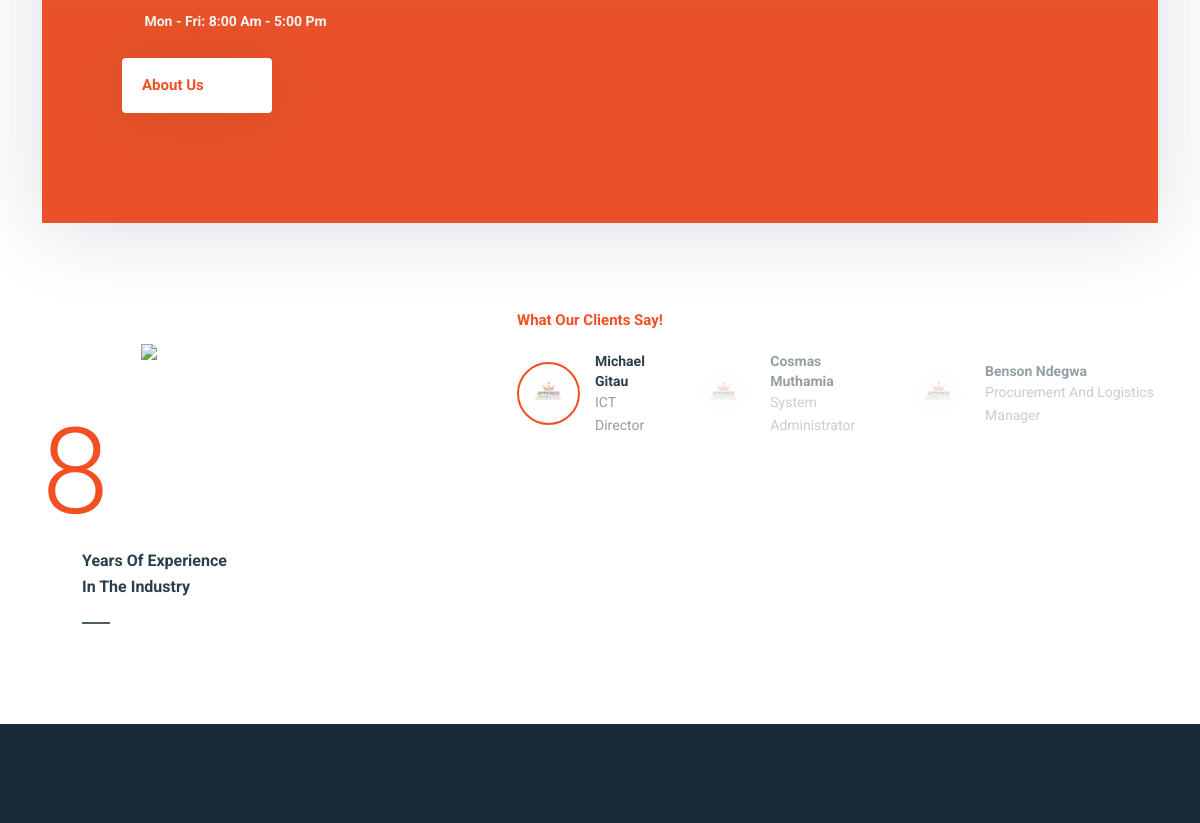
Page /contact/ (middle part) on the earlier database version.
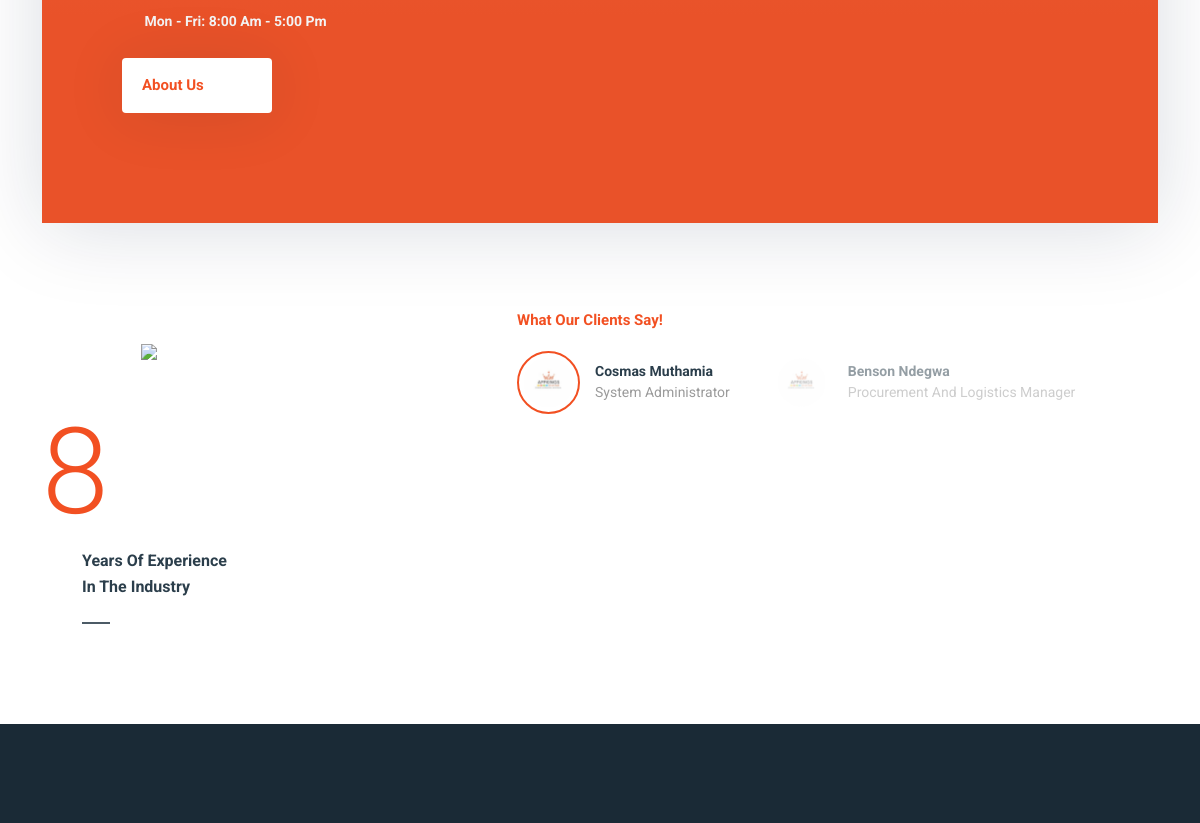
Same page on the later database version.
### core/models.py (models this page shows, shortened)
class Review(models.Model):
    name = models.CharField(max_length=120)
    ratings = models.PositiveSmallIntegerField(choices=((1,1),(2,2),(3,3),(4,4),(5,5)), default=5)
    position = models.CharField(max_length=120)
    image = models.ImageField(upload_to='reviews/', null=True, blank=True)
    message = models.TextField(max_length=300)
    is_active = models.BooleanField(default=True)
    created_at = models.DateTimeField(auto_now_add=True)
    class Meta:
        ordering = ('-created_at',)
        unique_together = ('name', 'position')

### core/views/base.py (the view)
# urls.py: path('contact/', base.contact, name='contact'),
def contact(request):
    if request.method == 'POST':
        try:
            form = ContactForm(request.POST)
            if form.is_valid():
                form.save()
                messages.success(request, 'Form submitted successfully.')
                return redirect('core:index')
        except Exception as e:
            messages.success(request, f'Error:{e}.')
            return redirect('core:contact')
    else:
        form = ContactForm()
    context = {
        'title': 'Contact Us',
        'reviews': Review.objects.filter(is_active=True),
        'form': form
    }
    return render(request, 'contact.html', context)

### core/context_processor.py (called while the page is built)
def services_products_context(request):
    return {
        'services': Service.objects.filter(is_active=True)[:6],
        'products': Product.objects.filter(is_active=True)[:6],
        'blogs': Blog.objects.filter(is_published=True)[:6],
        'gallery': Gallery.objects.filter(is_active=True).first(),
        'team_s': Team.objects.filter(is_active=True).first()
    }

### core/models.py (called while the page is built)
    def get_absolute_url(self):
        return reverse('core:service_detail', kwargs={'slug':self.slug})

    def get_absolute_url(self):
        return reverse('core:product_detail', kwargs={'slug':self.slug})

### templates/contact.html (shortened to what this page needs)
{% extends 'base.html' %}
{% block content %}
      <section class="testimonial testimonial-5 bg-overlay bg-overlay-white2">
        <div class="container">
          <div class="contact-panel contact-panel-2">
            <div class="row">
              <div class="col-12 col-lg-5 img-card-holder">
                <div class="img-card img-card-2 bg-overlay bg-overlay-theme">
                  <div class="card-content">
                    <div class="content-bottom">
                      <ul class="list-unstyled contact-infos">
                        <li class="contact-info"><i class="energia-clock-Icon"></i>
                          <p>Mon - Fri: 8:00 am - 5:00 pm	</p>
                        </li>
                      </ul><a class="btn btn--white" href="{% url 'core:about' %}">About us <i class="energia-arrow-right"></i></a>
                    </div>
                  </div>
                </div>
              </div>
              <div class="col-12 col-lg-7">
              </div>
            </div>
          </div>
          {% if reviews %}
          <div class="row">
            <div class="col-12 col-lg-4">
              <div class="counters-holder">
                <div class="counter counter-3">
                  <div class="counter-holder">
                    <div class="counter-num"> <span class="counting" data-counterup-nums="8" data-counterup-beginat="0">8</span></div>
                    <div class="counter-img">
                      <div class="bg-section"><img src="/static/images/sliders/1.jpg" alt="image"/></div>
                      <img src="/static/icons/rating.png" alt="">
                    </div>
                  </div>
                  <div class="counter-desc">
                    <p>Years Of Experience In The Industry</p>
                  </div>
                </div>
              </div>
            </div>
            <div class="col-12 col-lg-7 offset-lg-1">
              <div class="heading heading-14">
                <p class="heading-subtitle">What our clients say!</p>
              </div>
              <div class="testimonial-thumbs">
                {% for review in reviews %}
                <div class="testimonial-thumb {% if forloop.counter == 1 %}active{% endif %}" data-hover="">
                  <div class="thumb-img"> <img src="{% if review.image %}{{ review.image.url }}{% else %}/static/images/favicon/favicon.jpeg{% endif %}" alt="{{ review.name }}"/></div>
                  <div class="thumb-body">
                    <h6>{{ review.name }}</h6>
                    <p>{{ review.position }}</p>
                  </div>
                </div>
                {% endfor %}
              </div>
            </div>
          </div>
          {% endif %}
        </div>
      </section>
{% endblock %}

Differences in the rows shown:
no longer on this page (row edited): Review: name "Michael Gitau", position "ICT Director"
